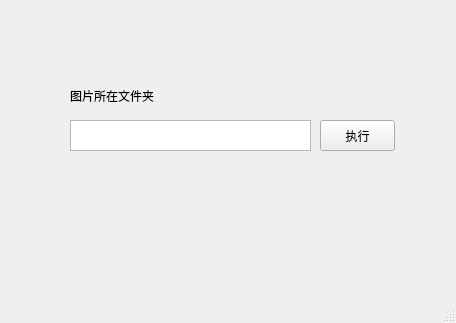
<?xml version="1.0" encoding="UTF-8"?>
<ui version="4.0">
 <class>MainWindow</class>
 <widget class="QMainWindow" name="MainWindow">
  <property name="geometry">
   <rect>
    <x>0</x>
    <y>0</y>
    <width>456</width>
    <height>323</height>
   </rect>
  </property>
  <property name="windowTitle">
   <string>MainWindow</string>
  </property>
  <widget class="QWidget" name="centralwidget">
   <widget class="QPushButton" name="pushButton">
    <property name="geometry">
     <rect>
      <x>320</x>
      <y>120</y>
      <width>75</width>
      <height>31</height>
     </rect>
    </property>
    <property name="text">
     <string>执行</string>
    </property>
   </widget>
   <widget class="QTextEdit" name="textEdit">
    <property name="geometry">
     <rect>
      <x>70</x>
      <y>120</y>
      <width>241</width>
      <height>31</height>
     </rect>
    </property>
   </widget>
   <widget class="QLabel" name="label">
    <property name="geometry">
     <rect>
      <x>70</x>
      <y>85</y>
      <width>231</width>
      <height>21</height>
     </rect>
    </property>
    <property name="text">
     <string>图片所在文件夹</string>
    </property>
   </widget>
  </widget>
  <widget class="QMenuBar" name="menubar">
   <property name="geometry">
    <rect>
     <x>0</x>
     <y>0</y>
     <width>456</width>
     <height>23</height>
    </rect>
   </property>
  </widget>
  <widget class="QStatusBar" name="statusbar"/>
 </widget>
 <resources/>
 <connections>
  <connection>
   <sender>textEdit</sender>
   <signal>copyAvailable(bool)</signal>
   <receiver>MainWindow</receiver>
   <slot>close()</slot>
   <hints>
    <hint type="sourcelabel">
     <x>172</x>
     <y>160</y>
    </hint>
    <hint type="destinationlabel">
     <x>180</x>
     <y>213</y>
    </hint>
   </hints>
  </connection>
  <connection>
   <sender>pushButton</sender>
   <signal>clicked()</signal>
   <receiver>pushButton</receiver>
   <slot>close()</slot>
   <hints>
    <hint type="sourcelabel">
     <x>366</x>
     <y>155</y>
    </hint>
    <hint type="destinationlabel">
     <x>366</x>
     <y>155</y>
    </hint>
   </hints>
  </connection>
 </connections>
</ui>
